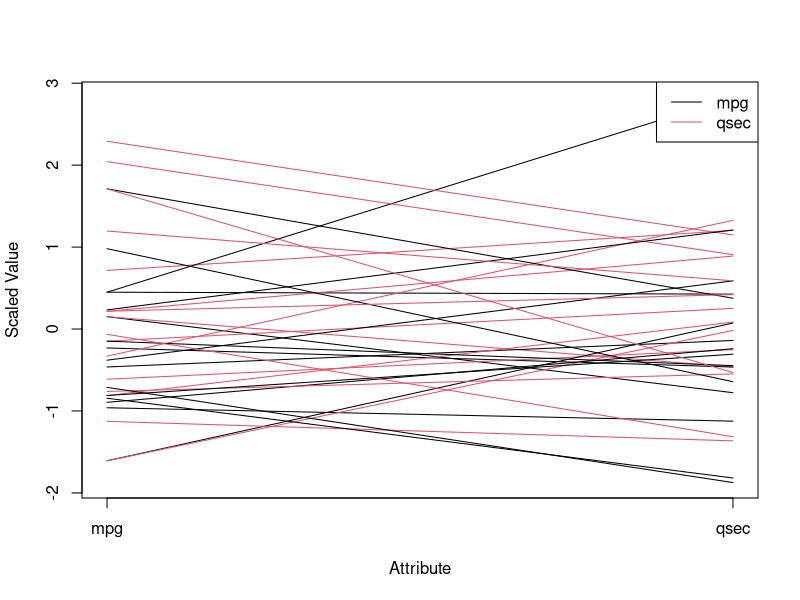

Recreate this plot in R.
matplot(t(scale(mtcars[,c("mpg","qsec")])),
        type="l", lty=1, col=1:2,
        xaxt="n", xlab="Attribute", ylab="Scaled Value")
axis(1, at=1:2, labels=c("mpg","qsec"))
legend("topright", c("mpg","qsec"), col=1:2, lty=1)
